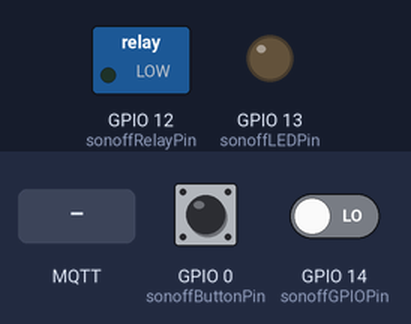
The sketch below on a simulated ESP8266 (NodeMCU). Shown: switched loads named in the sketch (green lamp = pin HIGH), output pins drawn as LEDs (lit = HIGH). Inputs (shaded band) come from the test bench; at power-on: GPIO 0 (sonoffButtonPin) HIGH, GPIO 14 (sonoffGPIOPin) LOW. WiFi joins after 1.5 s; servers stay silent unless stated; storage starts empty; random numbers use the default seed unless the sketch sets one; no MQTT or app messages arrive unless stated; what the sketch prints to the serial monitor is not drawn.

Above: at 1.2 s.
1.3 s: GPIO 0 (sonoffButtonPin) pulled LOW for 3.2 s
At 7.29 s:
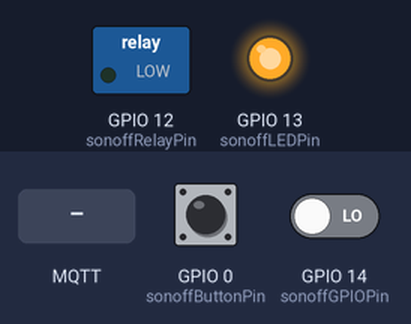
7.5 s: MQTT message "1" arrives on the first subscribed topic
At 8.3 s:
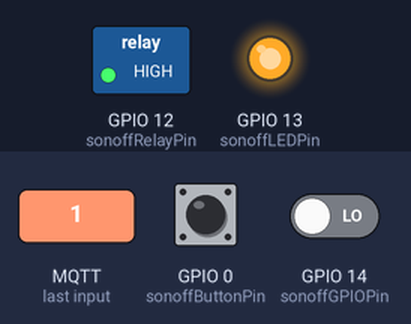
9.0 s: GPIO 0 (sonoffButtonPin) pulled LOW for 3.2 s
At 13.8 s:
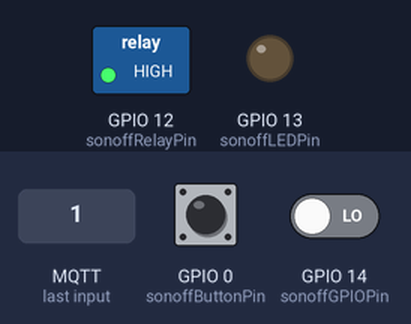
14.7 s: GPIO 0 (sonoffButtonPin) pulled LOW for 0.15 s
At 15.7 s:
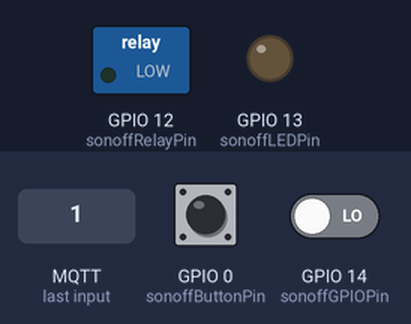
16.3 s: GPIO 0 (sonoffButtonPin) pulled LOW for 1 s
At 18.1 s:
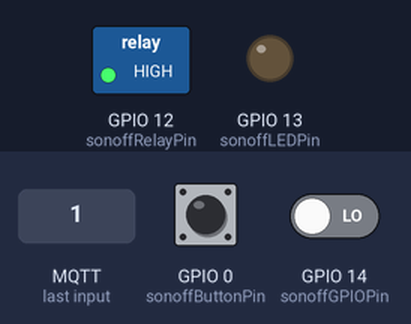
Timing chart, 0 to 19.6 s (numbered marks = the images above; inputs shaded):
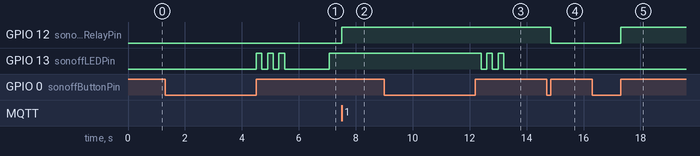

Measured:
- after the input at 1.3 s, GPIO 13 (sonoffLEDPin): LOW → HIGH after 3.2 s, then repeats every 0.40 s: LOW 0.20 s, HIGH 0.20 s
- after the input at 7.5 s, GPIO 12 (sonoffRelayPin): LOW → HIGH at once
- after the input at 9.0 s, GPIO 13 (sonoffLEDPin): alternates HIGH for 0.20 s and LOW for 0.20 s, 5 changes in all, then stays LOW, starting after 3.4 s
- after the input at 14.7 s, GPIO 12 (sonoffRelayPin): HIGH → LOW after 0.15 s
- after the input at 16.3 s, GPIO 12 (sonoffRelayPin): LOW → HIGH after 1.0 s

The sketch:

SwitchedSonoff.ino
```cpp
#include <FS.h>
#include <ArduinoJson.h>

#include <Arduino.h>
#include <PubSubClient.h>

#include <DNSServer.h>
#include <ESP8266WebServer.h>
#include <WiFiManager.h>

#define sonoffRelayPin 12
#define sonoffGPIOPin 14
#define sonoffLEDPin 13
#define sonoffButtonPin 0

WiFiClient espClient;
PubSubClient client(espClient);


//////////////////////////////////////
//// DEVICE SPECIFIC CONFIG START ////
//////////////////////////////////////

// The variables below can be set in the captive portal available when you connect to the AP so there is
// no need to set them here. You can adjust the char lengths if require but make sure to also asjust these
// in the sonoffButtonCheck() function.

// Send 0 or 1 to this topic to control the
char deviceControlTopic[64];

// The Sonoff will publish its state (0 or 1) on this topic.
char deviceStateTopic[64];

// This message will be sent to the topic "automation" when the switch is toggled twice.
char deviceAutomationPayload[32];

// The amount of time (in milliseconds) to wait for the switch to be toggled again.
// 300 works well for me and is barely noticable. Set to 0 if you don't intend to use this functionality.
char specialFunctionTimeout[4];

// MQTT Server
char mqttServerIP[16];

// MQTT port
char mqttPort[6];

// MQTT User Name
char mqttUser[32];

// MQTT Password
char mqttPass[32];

////////////////////////////////////
//// DEVICE SPECIFIC CONFIG END ////
////////////////////////////////////


// Reconnect Variables
unsigned long reconnectStart = 0;
unsigned long lastReconnectMessage = 0;
unsigned long reconnectMessageInterval = 1000;
int currentReconnectStep = 0;
boolean offlineMode = true;

// Button Variables
boolean buttonState = 1; // Sonoff button is high when open
int buttonDebounceTime = 20;
int buttonLongPressTime = 2000; // 2000 = 2s
boolean buttonTiming = false;
unsigned long buttonTimingStart = 0;
int buttonAction = 0; // 0 = No action to perform, 1 = Perform short press action, 2 = Perform long press action

// Switch Variables
boolean switchState = 0;
boolean switchPreviousState = 0;
unsigned long switchIntervalStart, switchIntervalFinish, switchIntervalElapsed;
int switchCount = 0;
unsigned long switchLastStateChange = 0;
unsigned long switchDebounceDelay = 50;

// Misc
boolean relayState;
boolean recovered = false;


void loadConfig() {
  Serial.println("Mounting FS...");

  if (SPIFFS.begin()) {
    Serial.println("Mounted file system!");

    if (SPIFFS.exists("/config.json")) {
      Serial.println("Reading config file...");
      File configFile = SPIFFS.open("/config.json", "r");

      if (configFile) {
        Serial.println("Config file loaded!");
        size_t size = configFile.size();

        // Allocate a buffer to store contents of the file.
        std::unique_ptr<char[]> buf(new char[size]);

        configFile.readBytes(buf.get(), size);
        DynamicJsonBuffer jsonBuffer;
        JsonObject& json = jsonBuffer.parseObject(buf.get());
        json.printTo(Serial);
        Serial.println("");

        if (json.success()) {
          Serial.println("Parsed json!");

          if (json.containsKey("deviceControlTopic")) {
            strcpy(deviceControlTopic, json["deviceControlTopic"]);
          }

          if (json.containsKey("deviceStateTopic")) {
            strcpy(deviceStateTopic, json["deviceStateTopic"]);
          }

          if (json.containsKey("deviceAutomationPayload")) {
            strcpy(deviceAutomationPayload, json["deviceAutomationPayload"]);
          }

          if (json.containsKey("specialFunctionTimeout")) {
            strcpy(specialFunctionTimeout, json["specialFunctionTimeout"]);
          }

          if (json.containsKey("mqttServerIP")) {
            strcpy(mqttServerIP, json["mqttServerIP"]);
          }

          if (json.containsKey("mqttPort")) {
            strcpy(mqttPort, json["mqttPort"]);
          }

          if (json.containsKey("mqttUser")) {
            strcpy(mqttUser, json["mqttUser"]);
          }

          if (json.containsKey("mqttPass")) {
            strcpy(mqttPass, json["mqttPass"]);
          }

        } else {
          Serial.println("Failed to load json config!");
        }
      }
    }
  } else {
    Serial.println("Failed to mount FS!");
  }
}

void saveConfig () {
  Serial.println("Saving config...");
  DynamicJsonBuffer jsonBuffer;
  JsonObject& json = jsonBuffer.createObject();

  json["deviceControlTopic"] = deviceControlTopic;
  json["deviceStateTopic"] = deviceStateTopic;
  json["deviceAutomationPayload"] = deviceAutomationPayload;
  json["specialFunctionTimeout"] = specialFunctionTimeout;
  json["mqttServerIP"] = mqttServerIP;
  json["mqttPort"] = mqttPort;
  json["mqttUser"] = mqttUser;
  json["mqttPass"] = mqttPass;

  File configFile = SPIFFS.open("/config.json", "w");
  if (!configFile) {
    Serial.println("Failed to open config file for writing!");
  }

  json.printTo(Serial);
  json.printTo(configFile);

  if (configFile) {
    Serial.println("Config saved!");
  }

  configFile.close();
}

void sonoffRelaySwitch(boolean targetState) {
  // Off
  if (targetState == 0) {
    digitalWrite(sonoffRelayPin, LOW); // Turn the relay off
    client.publish(deviceStateTopic, "0", true); // Publish the state change
    relayState = 0; // Keep a local record of the current state
  }
  // On
  else if (targetState == 1) {
    digitalWrite(sonoffRelayPin, HIGH); // Turn the relay off
    client.publish(deviceStateTopic, "1", true); // Publish the state change
    relayState = 1; // Keep a local record of the current state
  }
}

void sonoffRelayToggle() {
  if (relayState == 0) {
    sonoffRelaySwitch(1);
  }
  else {
    sonoffRelaySwitch(0);
  }
}

void switchCheck() {
  // Lap the timer
  switchIntervalFinish = millis();

  // Calculate the elapsed time, set to 0 if it's the first press
  if (switchCount == 0) {
    switchIntervalElapsed = 0;
  }
  else {
    switchIntervalElapsed = switchIntervalFinish - switchIntervalStart;
  }

  // Check for a change in state, if changed loop for the deboucneDelay to check it's real
  switchState = digitalRead(sonoffGPIOPin);
  if (switchState != switchPreviousState) {
    unsigned long loopStart = millis();
    int supportive = 0;
    int unsupportive = 0;

    // Loop
    while ((millis() - loopStart) < switchDebounceDelay) {
      switchState = digitalRead(sonoffGPIOPin);
      if (switchState != switchPreviousState) {
        supportive++;
      }
      else {
        unsupportive++;
      }
    }

    // Calculate the findings and report
    if (supportive > unsupportive) {
      switchIntervalStart = millis();
      switchLastStateChange = millis();
      switchCount += 1;
      switchPreviousState = switchState;
    }
  }

  // If the elapsed time is greater that the timeout and the count is higher than 0, do stuff and reset the count
  if (switchIntervalElapsed > atoi(specialFunctionTimeout) && switchCount > 0) {
    // If the count is odd, toggle the light
    if ((switchCount % 2) != 0) {
      sonoffRelayToggle();
    }

    // If the count is 2, send the special command
    else if (switchCount == 2) {
      client.publish("automation", deviceAutomationPayload);
    }

    // If the count is 6, restart the ESP
    else if (switchCount == 6) {
      digitalWrite(sonoffRelayPin, LOW);
      delay(300);
      digitalWrite(sonoffRelayPin, HIGH);
      delay(300);
      digitalWrite(sonoffRelayPin, LOW);
      delay(300);
      digitalWrite(sonoffRelayPin, HIGH);
      delay(300);
      digitalWrite(sonoffRelayPin, LOW);
      ESP.restart();
    }

    // Reset the count
    switchCount = 0;
  }
}

void reconnect() {
  // IF statements used to complete process in single loop if possible

  // 0 - Turn the LED on and log the reconnect start time
  if (currentReconnectStep == 0) {
    digitalWrite(sonoffLEDPin, LOW);
    reconnectStart = millis();
    currentReconnectStep++;
  }

  // 1 - Check WiFi Connection
  if (currentReconnectStep == 1) {
    if (WiFi.status() != WL_CONNECTED) {
      if ((millis() - lastReconnectMessage) > reconnectMessageInterval) {
        Serial.print("Awaiting WiFi Connection (");
        Serial.print((millis() - reconnectStart) / 1000);
        Serial.println("s)");
        lastReconnectMessage = millis();
      }
    }
    else {
      Serial.println("WiFi connected!");
      Serial.print("SSID: ");
      Serial.print(WiFi.SSID());
      Serial.println("");
      Serial.print("IP address: ");
      Serial.println(WiFi.localIP());
      Serial.println("");

      lastReconnectMessage = 0;
      currentReconnectStep = 2;
    }
  }

  // 2 - Check MQTT Connection
  if (currentReconnectStep == 2) {
    if (!client.connected()) {
      client.setServer(mqttServerIP, atoi(mqttPort));

      if ((millis() - lastReconnectMessage) > reconnectMessageInterval) {
        Serial.print("Awaiting MQTT Connection (");
        Serial.print((millis() - reconnectStart) / 1000);
        Serial.println("s)");
        lastReconnectMessage = millis();

        String clientId = "ESP8266Client-";
        clientId += String(random(0xffff), HEX);
        client.connect(clientId.c_str(), mqttUser, mqttPass);
      }

      // Check the MQTT again and go forward if necessary
      if (client.connected()) {
        Serial.println("MQTT connected!");
        Serial.println("");

        lastReconnectMessage = 0;
        currentReconnectStep = 3;
      }

      // Check the WiFi again and go back if necessary
      else if (WiFi.status() != WL_CONNECTED) {
        currentReconnectStep = 1;
      }

      // If we're not in offlineMode and we've been trying to connect for more than 2 minutes then restart the ESP
      else if (offlineMode == false && (millis() - reconnectStart) > 120000) {
        ESP.restart();
      }
    }
    else {
      Serial.println("MQTT connected!");
      Serial.println("");

      lastReconnectMessage = 0;
      currentReconnectStep = 3;
    }
  }

  // 3 - All connected, turn the LED back on, subscribe to the MQTT topics and then set offlineMode to false
  if (currentReconnectStep == 3) {
    digitalWrite(sonoffLEDPin, HIGH);  // Turn the LED off

    client.subscribe(deviceControlTopic);
    client.subscribe(deviceStateTopic);

    if (offlineMode == true) {
      offlineMode = false;
      Serial.println("Offline Mode Deactivated");
      Serial.println("");
    }

    currentReconnectStep = 0; // Reset
  }
}

void callback(char* topic, byte* payload, unsigned int length) {
  Serial.println("------------------- MQTT Recieved -------------------");

  if (((String(deviceControlTopic).equals(topic)) && (length == 1)) | (String(deviceStateTopic).equals(topic) && recovered == false)) {
    if ((char)payload[0] == '0') {
      sonoffRelaySwitch(0);
    }
    else if ((char)payload[0] == '1') {
      sonoffRelaySwitch(1);
    }

    recovered = true;
  }
}

void setup() {
  //If you having problems, uncomment this, flash the ESP and let it run, then comment this out and try again.
  //SPIFFS.format();

  // Serial
  Serial.begin(115200);
  Serial.println("");
  Serial.println("Serial Started");

  // Config
  loadConfig();

  // LED
  pinMode(sonoffLEDPin, OUTPUT);     // Initialize the sonoffLEDPin pin as an output
  digitalWrite(sonoffLEDPin, LOW);   // Turn the LED on to indicate no connection

  // Relay Setup
  pinMode(sonoffRelayPin, OUTPUT);      // Initialize the sonoffRelayPin pin as an output
  digitalWrite(sonoffRelayPin, LOW);    // Turn device off as default

  // Switch Setup
  pinMode(sonoffGPIOPin, INPUT);                  // Initialize the sonoffGPIOPin as an input
  switchPreviousState = digitalRead(sonoffGPIOPin);   // Populate switchPreviousState with the startup state

  // MQTT Callback
  client.setCallback(callback);

  // Sonoff Button Setup
  pinMode(sonoffButtonPin, INPUT);   // Initialize the sonoffButtonPin as an input
}

void buttonLongPressAction() {
  Serial.println("Switching to config mode!");

  // Flash the LED
  digitalWrite(sonoffLEDPin, HIGH);
  delay(200);
  digitalWrite(sonoffLEDPin, LOW);
  delay(200);
  digitalWrite(sonoffLEDPin, HIGH);
  delay(200);
  digitalWrite(sonoffLEDPin, LOW);
  delay(200);
  digitalWrite(sonoffLEDPin, HIGH);
  delay(200);
  digitalWrite(sonoffLEDPin, LOW);

  WiFiManagerParameter custom_deviceControlTopic("deviceControlTopic", "Control Topic e.g. switch/lamp", deviceControlTopic, 64);
  WiFiManagerParameter custom_deviceStateTopic("deviceStateTopic", "State Topic e.g. switch/lamp/state", deviceStateTopic, 64);
  WiFiManagerParameter custom_deviceAutomationPayload("deviceAutomationPayload", "Double Click Payload e.g. lamp", deviceAutomationPayload, 32);
  WiFiManagerParameter custom_specialFunctionTimeout("specialFunctionTimeout", "300 = Enabled, 0 = Disabled", specialFunctionTimeout, 4);
  WiFiManagerParameter custom_mqttServerIP("mqttServerIP", "MQTT Server IP Address", mqttServerIP, 16);
  WiFiManagerParameter custom_mqttPort("mqttPort", "MQTT Server Port", mqttPort, 6);
  WiFiManagerParameter custom_mqttUser("mqttUser", "MQTT User Name", mqttUser, 32);
  WiFiManagerParameter custom_mqttPass("mqttPass", "MQTT Password", mqttPass, 32);

  WiFiManager wifiManager;

  wifiManager.addParameter(&custom_deviceControlTopic);
  wifiManager.addParameter(&custom_deviceStateTopic);
  wifiManager.addParameter(&custom_deviceAutomationPayload);
  wifiManager.addParameter(&custom_specialFunctionTimeout);
  wifiManager.addParameter(&custom_mqttServerIP);
  wifiManager.addParameter(&custom_mqttPort);
  wifiManager.addParameter(&custom_mqttUser);
  wifiManager.addParameter(&custom_mqttPass);

  wifiManager.startConfigPortal("Sonoff");

  strcpy(deviceControlTopic, custom_deviceControlTopic.getValue());
  strcpy(deviceStateTopic, custom_deviceStateTopic.getValue());
  strcpy(deviceAutomationPayload, custom_deviceAutomationPayload.getValue());
  strcpy(specialFunctionTimeout, custom_specialFunctionTimeout.getValue());
  strcpy(mqttServerIP, custom_mqttServerIP.getValue());
  strcpy(mqttPort, custom_mqttPort.getValue());
  strcpy(mqttUser, custom_mqttUser.getValue());
  strcpy(mqttPass, custom_mqttPass.getValue());

  saveConfig();
}

void buttonShortPressAction() {
  sonoffRelayToggle();
}

void sonoffButtonCheck() {
  buttonState = digitalRead(sonoffButtonPin);

  if (buttonState == 0) { // The button is pressed
    if (buttonTiming == false) {
      buttonTiming = true;
      buttonTimingStart = millis();
      Serial.println("Button pressed, timing...");
    }
    else { // buttonTiming = true
      if (millis() >= (buttonTimingStart + buttonDebounceTime)) { // The button has been pressed longer than the debounce time, update the action to perform when the button is released
        buttonAction = 1;
      }

      if (millis() >= (buttonTimingStart + buttonLongPressTime)) { // The button has been pressed longer than the long press time, update the action to perform when the button is released
        buttonAction = 2;
      }
    }
  }
  else { // buttonState == 1, the button is released
    buttonTiming = false;

    if (buttonAction != 0) { // There is an action to perform
      if (buttonAction == 1) { // Perform the short press action
        buttonShortPressAction();
      }

      if (buttonAction == 2) { // Perform the short press action
        buttonLongPressAction();
      }

      buttonAction = 0; // Reset the buttonAction variable so that the action is only performed once
    }
  }
}

void loop() {
  if (!client.connected()) {
    reconnect();
  }
  else {
    client.loop();
  }

  sonoffButtonCheck();
  switchCheck();
}
```
